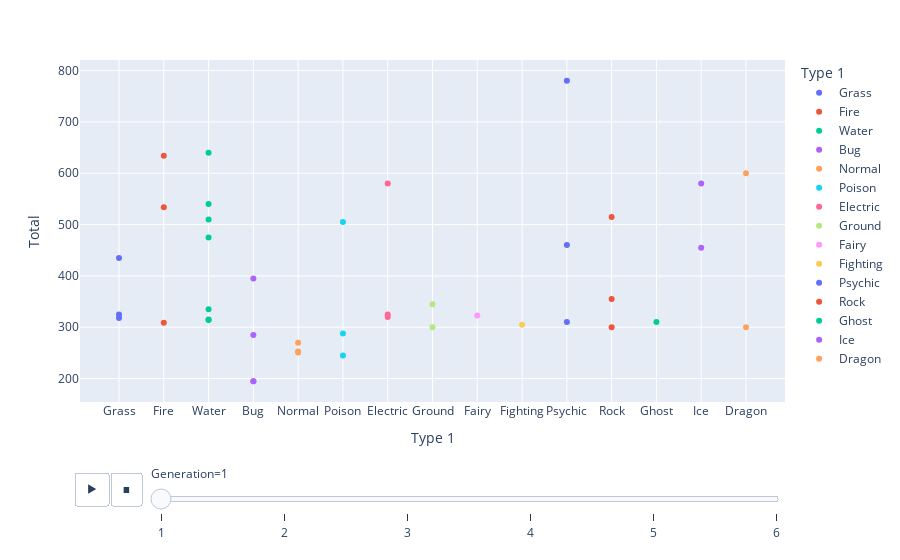

Notebook code cell kept with this figure:
### Code cell
fig = px.scatter(pokemon, x="Type 1", y="Total", color="Type 1",
          animation_frame="Generation", animation_group="Type 2",
          hover_name = 'Name')
fig.layout.updatemenus[0].buttons[0].args[1]["frame"]["duration"] = 1000
fig.show()

### Figure 1 — Plotly figure (JSON) as saved in the notebook; plotly's stock layout.template omitted (floating-point values rounded to 4 significant figures)
{"data": [{"hovertemplate": "<b>%{hovertext}</b><br><br>Type 1=%{x}<br>Generation=1<br>Total=%{y}<extra></extra>", "hovertext": ["Bulbasaur", "Ivysaur", "Venusaur", "VenusaurMega Venusaur", "Oddish", "Gloom", "Vileplume", "Bellsprout", "Weepinbell", "Victreebel", "Exeggcute", "Exeggutor", "Tangela"], "ids": ["Poison", "Poison", "Poison", "Poison", "Poison", "Poison", "Poison", "Poison", "Poison", "Poison", "Psychic", "Psychic", null], "legendgroup": "Grass", "marker": {"color": "#636efa", "symbol": "circle"}, "mode": "markers", "name": "Grass", "orientation": "v", "showlegend": true, "type": "scatter", "x": ["Grass", "Grass", "Grass", "Grass", "Grass", "Grass", "Grass", "Grass", "Grass", "Grass", "Grass", "Grass", "Grass"], "xaxis": "x", "y": [318, 405, 525, 625, 320, 395, 490, 300, 390, 490, 325, 520, 435], "yaxis": "y"}, {"hovertemplate": "<b>%{hovertext}</b><br><br>Type 1=%{x}<br>Generation=1<br>Total=%{y}<extra></extra>", "hovertext": ["Charmander", "Charmeleon", "Charizard", "CharizardMega Charizard X", "CharizardMega Charizard Y", "Vulpix", "Ninetales", "Growlithe", "Arcanine", "Ponyta", "Rapidash", "Magmar", "Flareon", "Moltres"], "ids": [null, null, "Flying", "Dragon", "Flying", null, null, null, null, null, null, null, null, "Flying"], "legendgroup": "Fire", "marker": {"color": "#EF553B", "symbol": "circle"}, "mode": "markers", "name": "Fire", "orientation": "v", "showlegend": true, "type": "scatter", "x": ["Fire", "Fire", "Fire", "Fire", "Fire", "Fire", "Fire", "Fire", "Fire", "Fire", "Fire", "Fire", "Fire", "Fire"], "xaxis": "x", "y": [309, 405, 534, 634, 634, 299, 505, 350, 555, 410, 500, 495, 525, 580], "yaxis": "y"}, {"hovertemplate": "<b>%{hovertext}</b><br><br>Type 1=%{x}<br>Generation=1<br>Total=%{y}<extra></extra>", "hovertext": ["Squirtle", "Wartortle", "Blastoise", "BlastoiseMega Blastoise", "Psyduck", "Golduck", "Poliwag", "Poliwhirl", "Poliwrath", "Tentacool", "Tentacruel", "Slowpoke", "Slowbro", "SlowbroMega Slowbro", "Seel", "Dewgong", "Shellder", "Cloyster", "Krabby", "Kingler", "Horsea", "Seadra", "Goldeen", "Seaking", "Staryu", "Starmie", "Magikarp", "Gyarados", "GyaradosMega Gyarados", "Lapras", "Vaporeon"], "ids": [null, null, null, null, null, null, null, null, "Fighting", "Poison", "Poison", "Psychic", "Psychic", "Psychic", null, "Ice", null, "Ice", null, null, null, null, null, null, null, "Psychic", null, "Flying", "Dark", "Ice", null], "legendgroup": "Water", "marker": {"color": "#00cc96", "symbol": "circle"}, "mode": "markers", "name": "Water", "orientation": "v", "showlegend": true, "type": "scatter", "x": ["Water", "Water", "Water", "Water", "Water", "Water", "Water", "Water", "Water", "Water", "Water", "Water", "Water", "Water", "Water", "Water", "Water", "Water", "Water", "Water", "Water", "Water", "Water", "Water", "Water", "Water", "Water", "Water", "Water", "Water", "Water"], "xaxis": "x", "y": [314, 405, 530, 630, 320, 500, 300, 385, 510, 335, 515, 315, 490, 590, 325, 475, 305, 525, 325, 475, 295, 440, 320, 450, 340, 520, 200, 540, 640, 535, 525], "yaxis": "y"}, {"hovertemplate": "<b>%{hovertext}</b><br><br>Type 1=%{x}<br>Generation=1<br>Total=%{y}<extra></extra>", "hovertext": ["Caterpie", "Metapod", "Butterfree", "Weedle", "Kakuna", "Beedrill", "BeedrillMega Beedrill", "Paras", "Parasect", "Venonat", "Venomoth", "Scyther", "Pinsir", "PinsirMega Pinsir"], "ids": [null, null, "Flying", "Poison", "Poison", "Poison", "Poison", "Grass", "Grass", "Poison", "Poison", "Flying", null, "Flying"], "legendgroup": "Bug", "marker": {"color": "#ab63fa", "symbol": "circle"}, "mode": "markers", "name": "Bug", "orientation": "v", "showlegend": true, "type": "scatter", "x": ["Bug", "Bug", "Bug", "Bug", "Bug", "Bug", "Bug", "Bug", "Bug", "Bug", "Bug", "Bug", "Bug", "Bug"], "xaxis": "x", "y": [195, 205, 395, 195, 205, 395, 495, 285, 405, 305, 450, 500, 500, 600], "yaxis": "y"}, {"hovertemplate": "<b>%{hovertext}</b><br><br>Type 1=%{x}<br>Generation=1<br>Total=%{y}<extra></extra>", "hovertext": ["Pidgey", "Pidgeotto", "Pidgeot", "PidgeotMega Pidgeot", "Rattata", "Raticate", "Spearow", "Fearow", "Jigglypuff", "Wigglytuff", "Meowth", "Persian", "Farfetch'd", "Doduo", "Dodrio", "Lickitung", "Chansey", "Kangaskhan", "KangaskhanMega Kangaskhan", "Tauros", "Ditto", "Eevee", "Porygon", "Snorlax"], "ids": ["Flying", "Flying", "Flying", "Flying", null, null, "Flying", "Flying", "Fairy", "Fairy", null, null, "Flying", "Flying", "Flying", null, null, null, null, null, null, null, null, null], "legendgroup": "Normal", "marker": {"color": "#FFA15A", "symbol": "circle"}, "mode": "markers", "name": "Normal", "orientation": "v", "showlegend": true, "type": "scatter", "x": ["Normal", "Normal", "Normal", "Normal", "Normal", "Normal", "Normal", "Normal", "Normal", "Normal", "Normal", "Normal", "Normal", "Normal", "Normal", "Normal", "Normal", "Normal", "Normal", "Normal", "Normal", "Normal", "Normal", "Normal"], "xaxis": "x", "y": [251, 349, 479, 579, 253, 413, 262, 442, 270, 435, 290, 440, 352, 310, 460, 385, 450, 490, 590, 490, 288, 325, 395, 540], "yaxis": "y"}, {"hovertemplate": "<b>%{hovertext}</b><br><br>Type 1=%{x}<br>Generation=1<br>Total=%{y}<extra></extra>", "hovertext": ["Ekans", "Arbok", "Nidoran♀", "Nidorina", "Nidoqueen", "Nidoran♂", "Nidorino", "Nidoking", "Zubat", "Golbat", "Grimer", "Muk", "Koffing", "Weezing"], "ids": [null, null, null, null, "Ground", null, null, "Ground", "Flying", "Flying", null, null, null, null], "legendgroup": "Poison", "marker": {"color": "#19d3f3", "symbol": "circle"}, "mode": "markers", "name": "Poison", "orientation": "v", "showlegend": true, "type": "scatter", "x": ["Poison", "Poison", "Poison", "Poison", "Poison", "Poison", "Poison", "Poison", "Poison", "Poison", "Poison", "Poison", "Poison", "Poison"], "xaxis": "x", "y": [288, 438, 275, 365, 505, 273, 365, 505, 245, 455, 325, 500, 340, 490], "yaxis": "y"}, {"hovertemplate": "<b>%{hovertext}</b><br><br>Type 1=%{x}<br>Generation=1<br>Total=%{y}<extra></extra>", "hovertext": ["Pikachu", "Raichu", "Magnemite", "Magneton", "Voltorb", "Electrode", "Electabuzz", "Jolteon", "Zapdos"], "ids": [null, null, "Steel", "Steel", null, null, null, null, "Flying"], "legendgroup": "Electric", "marker": {"color": "#FF6692", "symbol": "circle"}, "mode": "markers", "name": "Electric", "orientation": "v", "showlegend": true, "type": "scatter", "x": ["Electric", "Electric", "Electric", "Electric", "Electric", "Electric", "Electric", "Electric", "Electric"], "xaxis": "x", "y": [320, 485, 325, 465, 330, 480, 490, 525, 580], "yaxis": "y"}, {"hovertemplate": "<b>%{hovertext}</b><br><br>Type 1=%{x}<br>Generation=1<br>Total=%{y}<extra></extra>", "hovertext": ["Sandshrew", "Sandslash", "Diglett", "Dugtrio", "Cubone", "Marowak", "Rhyhorn", "Rhydon"], "ids": [null, null, null, null, null, null, "Rock", "Rock"], "legendgroup": "Ground", "marker": {"color": "#B6E880", "symbol": "circle"}, "mode": "markers", "name": "Ground", "orientation": "v", "showlegend": true, "type": "scatter", "x": ["Ground", "Ground", "Ground", "Ground", "Ground", "Ground", "Ground", "Ground"], "xaxis": "x", "y": [300, 450, 265, 405, 320, 425, 345, 485], "yaxis": "y"}, {"hovertemplate": "<b>%{hovertext}</b><br><br>Type 1=%{x}<br>Generation=1<br>Total=%{y}<extra></extra>", "hovertext": ["Clefairy", "Clefable"], "ids": [null, null], "legendgroup": "Fairy", "marker": {"color": "#FF97FF", "symbol": "circle"}, "mode": "markers", "name": "Fairy", "orientation": "v", "showlegend": true, "type": "scatter", "x": ["Fairy", "Fairy"], "xaxis": "x", "y": [323, 483], "yaxis": "y"}, {"hovertemplate": "<b>%{hovertext}</b><br><br>Type 1=%{x}<br>Generation=1<br>Total=%{y}<extra></extra>", "hovertext": ["Mankey", "Primeape", "Machop", "Machoke", "Machamp", "Hitmonlee", "Hitmonchan"], "ids": [null, null, null, null, null, null, null], "legendgroup": "Fighting", "marker": {"color": "#FECB52", "symbol": "circle"}, "mode": "markers", "name": "Fighting", "orientation": "v", "showlegend": true, "type": "scatter", "x": ["Fighting", "Fighting", "Fighting", "Fighting", "Fighting", "Fighting", "Fighting"], "xaxis": "x", "y": [305, 455, 305, 405, 505, 455, 455], "yaxis": "y"}, {"hovertemplate": "<b>%{hovertext}</b><br><br>Type 1=%{x}<br>Generation=1<br>Total=%{y}<extra></extra>", "hovertext": ["Abra", "Kadabra", "Alakazam", "AlakazamMega Alakazam", "Drowzee", "Hypno", "Mr. Mime", "Mewtwo", "MewtwoMega Mewtwo X", "MewtwoMega Mewtwo Y", "Mew"], "ids": [null, null, null, null, null, null, "Fairy", null, "Fighting", null, null], "legendgroup": "Psychic", "marker": {"color": "#636efa", "symbol": "circle"}, "mode": "markers", "name": "Psychic", "orientation": "v", "showlegend": true, "type": "scatter", "x": ["Psychic", "Psychic", "Psychic", "Psychic", "Psychic", "Psychic", "Psychic", "Psychic", "Psychic", "Psychic", "Psychic"], "xaxis": "x", "y": [310, 400, 500, 590, 328, 483, 460, 680, 780, 780, 600], "yaxis": "y"}, {"hovertemplate": "<b>%{hovertext}</b><br><br>Type 1=%{x}<br>Generation=1<br>Total=%{y}<extra></extra>", "hovertext": ["Geodude", "Graveler", "Golem", "Onix", "Omanyte", "Omastar", "Kabuto", "Kabutops", "Aerodactyl", "AerodactylMega Aerodactyl"], "ids": ["Ground", "Ground", "Ground", "Ground", "Water", "Water", "Water", "Water", "Flying", "Flying"], "legendgroup": "Rock", "marker": {"color": "#EF553B", "symbol": "circle"}, "mode": "markers", "name": "Rock", "orientation": "v", "showlegend": true, "type": "scatter", "x": ["Rock", "Rock", "Rock", "Rock", "Rock", "Rock", "Rock", "Rock", "Rock", "Rock"], "xaxis": "x", "y": [300, 390, 495, 385, 355, 495, 355, 495, 515, 615], "yaxis": "y"}, {"hovertemplate": "<b>%{hovertext}</b><br><br>Type 1=%{x}<br>Generation=1<br>Total=%{y}<extra></extra>", "hovertext": ["Gastly", "Haunter", "Gengar", "GengarMega Gengar"], "ids": ["Poison", "Poison", "Poison", "Poison"], "legendgroup": "Ghost", "marker": {"color": "#00cc96", "symbol": "circle"}, "mode": "markers", "name": "Ghost", "orientation": "v", "showlegend": true, "type": "scatter", "x": ["Ghost", "Ghost", "Ghost", "Ghost"], "xaxis": "x", "y": [310, 405, 500, 600], "yaxis": "y"}, {"hovertemplate": "<b>%{hovertext}</b><br><br>Type 1=%{x}<br>Generation=1<br>Total=%{y}<extra></extra>", "hovertext": ["Jynx", "Articuno"], "ids": ["Psychic", "Flying"], "legendgroup": "Ice", "marker": {"color": "#ab63fa", "symbol": "circle"}, "mode": "markers", "name": "Ice", "orientation": "v", "showlegend": true, "type": "scatter", "x": ["Ice", "Ice"], "xaxis": "x", "y": [455, 580], "yaxis": "y"}, {"hovertemplate": "<b>%{hovertext}</b><br><br>Type 1=%{x}<br>Generation=1<br>Total=%{y}<extra></extra>", "hovertext": ["Dratini", "Dragonair", "Dragonite"], "ids": [null, null, "Flying"], "legendgroup": "Dragon", "marker": {"color": "#FFA15A", "symbol": "circle"}, "mode": "markers", "name": "Dragon", "orientation": "v", "showlegend": true, "type": "scatter", "x": ["Dragon", "Dragon", "Dragon"], "xaxis": "x", "y": [300, 420, 600], "yaxis": "y"}], "layout": {"legend": {"title": {"text": "Type 1"}, "tracegroupgap": 0}, "margin": {"t": 60}, "sliders": [{"active": 0, "currentvalue": {"prefix": "Generation="}, "len": 0.9, "pad": {"b": 10, "t": 60}, "steps": [{"args": [["1"], {"frame": {"duration": 0, "redraw": false}, "fromcurrent": true, "mode": "immediate", "transition": {"duration": 0, "easing": "linear"}}], "label": "1", "method": "animate"}, {"args": [["2"], {"frame": {"duration": 0, "redraw": false}, "fromcurrent": true, "mode": "immediate", "transition": {"duration": 0, "easing": "linear"}}], "label": "2", "method": "animate"}, {"args": [["3"], {"frame": {"duration": 0, "redraw": false}, "fromcurrent": true, "mode": "immediate", "transition": {"duration": 0, "easing": "linear"}}], "label": "3", "method": "animate"}, {"args": [["4"], {"frame": {"duration": 0, "redraw": false}, "fromcurrent": true, "mode": "immediate", "transition": {"duration": 0, "easing": "linear"}}], "label": "4", "method": "animate"}, {"args": [["5"], {"frame": {"duration": 0, "redraw": false}, "fromcurrent": true, "mode": "immediate", "transition": {"duration": 0, "easing": "linear"}}], "label": "5", "method": "animate"}, {"args": [["6"], {"frame": {"duration": 0, "redraw": false}, "fromcurrent": true, "mode": "immediate", "transition": {"duration": 0, "easing": "linear"}}], "label": "6", "method": "animate"}], "x": 0.1, "xanchor": "left", "y": 0, "yanchor": "top"}], "updatemenus": [{"buttons": [{"args": [null, {"frame": {"duration": 1000, "redraw": false}, "fromcurrent": true, "mode": "immediate", "transition": {"duration": 500, "easing": "linear"}}], "label": "&#9654;", "method": "animate"}, {"args": [[null], {"frame": {"duration": 0, "redraw": false}, "fromcurrent": true, "mode": "immediate", "transition": {"duration": 0, "easing": "linear"}}], "label": "&#9724;", "method": "animate"}], "direction": "left", "pad": {"r": 10, "t": 70}, "showactive": false, "type": "buttons", "x": 0.1, "xanchor": "right", "y": 0, "yanchor": "top"}], "xaxis": {"anchor": "y", "categoryarray": ["Grass", "Fire", "Water", "Bug", "Normal", "Poison", "Electric", "Ground", "Fairy", "Fighting", "Psychic", "Rock", "Ghost", "Ice", "Dragon", "Dark", "Steel", "Flying"], "categoryorder": "array", "domain": [0, 1], "title": {"text": "Type 1"}}, "yaxis": {"anchor": "x", "domain": [0, 1], "title": {"text": "Total"}}}}
